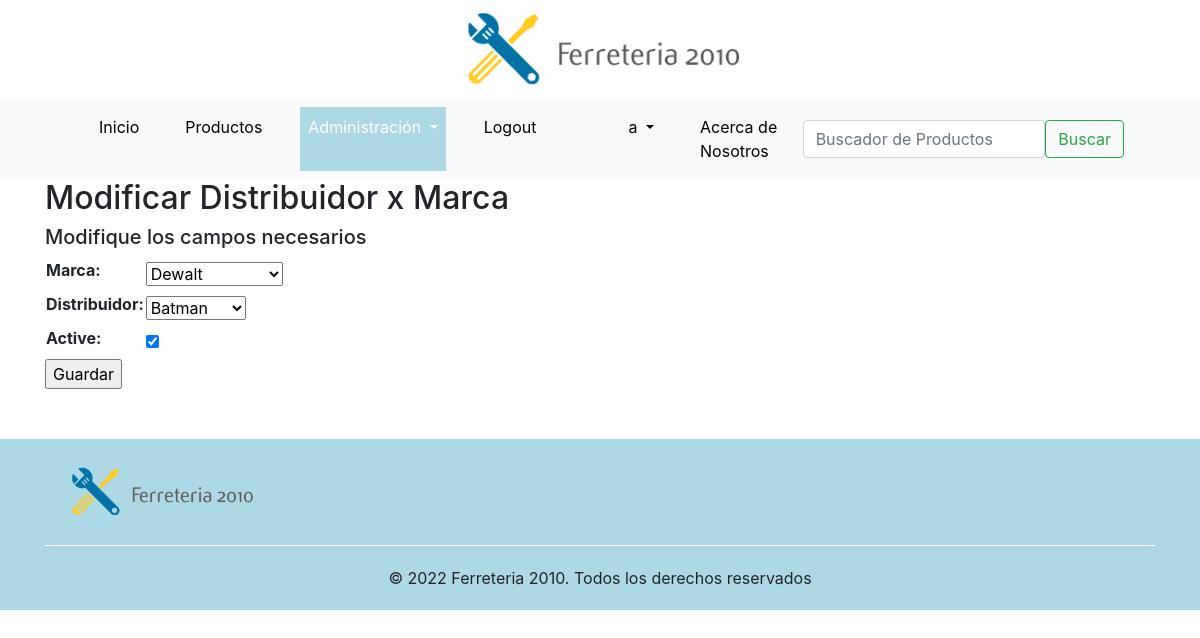
Page /dist-marca/update/1 (signed in) on the committed database.
### dist_marca/models.py (models this page shows, shortened)
class Distribuidores_marcas(models.Model):
    marca = models.ForeignKey(Marcas, on_delete=models.CASCADE, related_name='nombre_marca')
    distribuidor = models.ForeignKey(Distribuidores, on_delete=models.CASCADE, related_name='nombre')
    active = models.BooleanField(default=True)
    class Meta:
        verbose_name = 'Distribuidores x marca'
        verbose_name_plural = 'Distribuidores x marcas'

### dist_marca/views.py (the view)
# urls.py: path('update/<pk>', update_distribuidor_marca, name='update_distribuidor_marca'),
def update_distribuidor_marca(request, pk):
    grupo = usuario_logueado(request)
    if request.user.is_authenticated:
        dist_marca = Distribuidores_marcas.objects.get(id = pk)
        form = Distribuidores_marcas_form(request.POST or None, instance= dist_marca)
        if form.is_valid():
            form.save()
            context = {'form':form, 'grupo':grupo}
            return HttpResponseRedirect('/dist_marca/dist-marca')
        else:
            f_error = form.errors
            if f_error.__len__() == 0:
                context = {'form':form, 'grupo':grupo}
            else:
                for key in f_error:
                    error = f_error[key]
                context = {'errors':error, 'form':form, 'grupo':grupo}
        return render(request, 'dist_marca/update_dist_marca.html', context=context)
    else:
        return redirect('index')

### dist_marca/forms.py
class Distribuidores_marcas_form(forms.ModelForm):
    class Meta:
        model = Distribuidores_marcas
        fields = '__all__'

### distribuidores/models.py (called while the page is built)
    def __str__(self):
        return self.razon_social

### django_base/functions.py (called while the page is built)
def usuario_logueado(request):
    if request.user.is_authenticated:
        username  = request.user.username
        id_usuario = User.objects.filter(username__icontains = username).values('id')
        lista_grupo = list(Group.objects.filter(user__in = id_usuario).values_list('name', flat=True))
        for grupo in lista_grupo:
            if grupo == 'Ferreteria':
                return True
            else:
                return False
    else:
        return False

### marcas/models.py (called while the page is built)
    def __str__(self):
        return self.nombre

### templates/dist_marca/update_dist_marca.html (shortened to what this page needs)
{% extends 'base.html' %}
{% load static %}
{% block nav_administracion_activo %}active{% endblock %}
{% block contenido %}
{% if form %}
    <h2>Modificar Distribuidor x Marca</h2>
    <h5>Modifique los campos necesarios</h5>
    <form action="" method="POST" enctype="multipart/form-data">
        <table>
            {{form.as_table}}
        </table>
        <input type="submit", value="Guardar">
    </form>
{% endif %}
{% endblock %}

### templates/base.html (shortened to what this page needs)
<!DOCTYPE html>
<html lang="en">
<head>
    {% load static %}
    <link rel="stylesheet" href="https://cdn.jsdelivr.net/npm/bootstrap@4.6.1/dist/css/bootstrap.min.css">
    <link rel="stylesheet" href="https://cdn.jsdelivr.net/npm/bootstrap-icons@1.8.3/font/bootstrap-icons.css">
    <link rel="stylesheet" href="{% static 'assets/css/custom.css' %}">
  </head>
<body>
  <div class="logo"><a href="\" style="cursor: auto;"><img src="{% static 'assets/images/logo.png' %}" alt="Ferreteria 2010" width="300px"></a></div>
  <header style="background-color:#f8f9fa">
    <div class="container" >
        <nav class="navbar navbar-expand-lg bg-light">
            <div class="container-fluid">
              <div class="collapse navbar-collapse" id="navbarSupportedContent">
                <ul class="navbar-nav me-auto mb-2 mb-lg-0">
                  <li class="nav-item {% block nav_inicio_activo %}{% endblock %}">
                    <a class="nav-link" aria-current="page" href="\">Inicio</a>
                  </li>
                  <li class="nav-item {% block nav_productos_activo %}{% endblock %}">
                    <a class="nav-link" href="/productos/">Productos</a>
                  </li>
                  {% if grupo == True %}
                  <li class="nav-item dropdown {% block nav_administracion_activo %}{% endblock %}">
                    <a class="nav-link dropdown-toggle" href="#" id="navbarDropdown" role="button" data-bs-toggle="dropdown" aria-expanded="false">
                      Administración
                    </a>
                  </li>
                  {% endif %}
                  {% if request.user.is_authenticated %}
                  <li class="nav-item {% block nav_logout_activo %}{% endblock %}">
                    <a class="nav-link" href="/accounts/logout/">Logout</a>
                  </li>
                  <li class="nav-item {% block nav_usuario %}{% endblock %}">
                    <a class="nav-link" href="/accounts/profile/"></a>
                  </li>
                  <li class="nav-item dropdown {% block nav_usuario_activo %}{% endblock %}">
                    <a class="nav-link dropdown-toggle" href="#" id="navbarDropdown" role="button" data-bs-toggle="dropdown" aria-expanded="false">
                      {{request.user.username}}
                    </a>
                  </li>
                  {% endif %}
                  <li class="nav-item {% block nav_about_activo %}{% endblock %}">
                    <a class="nav-link" aria-current="page" href="about">Acerca de Nosotros</a>
                  </li>
                </ul>
              </div>
              <div>
                <form class="d-flex" role="search" action = "/productos/search-product/" method="GET">
                  <input class="form-control me-2" type="text" placeholder="Buscador de Productos" aria-label="Search"  name = 'search'>
                  <button class="btn btn-outline-success" type="submit">Buscar</button>
                </form>
              </div>
            </div>
        </nav>
    </div>
  </header>
  <div class="container" style="overflow: hidden;">
    {% block contenido %}
    {% endblock %}
  </div>
  <footer class="footer">
    <div class="container">
      <div class="row align-items-start" style="margin: 20px 0px;">
        <div class="col">
          <img src="{% static 'assets/images/logo.png' %}" alt="Ferreteria 2010" width="200px">
        </div>
      </div>
      <div style="text-align: center; padding: 20px 0px; border-top: 1px solid #fff;">
        © 2022  Ferreteria 2010. Todos los derechos reservados
      </div>
    </div>
  </footer>
</body>
</html>

### productos/static/assets/css/custom.css (style rules this page uses)
.logo { width: 100%; text-align: center; }
.navbar-nav .active { background-color:lightblue; }
.navbar-nav li { margin: 0px 15px }
.navbar-nav a { color: #000; }
.navbar-nav .active a { color: #fff; }
.footer { background-color:lightblue; overflow: hidden; margin-top: 50px; }

### rows in the picture
Distribuidores_marcas: marca "Dewalt", distribuidor "Batman", active "☑"

### other values in the picture
{{ request.user.username }} "a"
